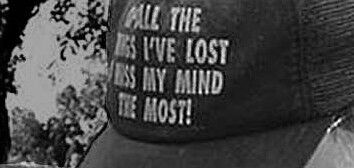
%> input picture Electronics_Images/97.jpg, 354 x 168 px
$ octave IdentifyLowPass.m   (GNU Octave 9; MATLAB toolbox functions it lacks are replaced by stand-ins)
%> lines starting %> are read from the running program, lines starting %| are printed output that depends on the picture
### paddedsize.m
function PQ = paddedsize(AB, CD, PARAM)
%PADDEDSIZE Computes padded sizes useful for FFT-based filtering.
%   PQ = PADDEDSIZE(AB), where AB is a two-element size vector,
%   computes the two-element size vector PQ = 2*AB.
%
%   PQ = PADDEDSIZE(AB, 'PWR2') computes the vector PQ such that
%   PQ(1) = PQ(2) = 2^nextpow2(2*m), where m is MAX(AB).
%
%   PQ = PADDEDSIZE(AB, CD), where AB and CD are two-element size
%   vectors, computes the two-element size vector PQ.  The elements
%   of PQ are the smallest even integers greater than or equal to
%   AB + CD -1.
%
%   PQ = PADDEDSIZE(AB, CD, 'PWR2') computes the vector PQ such that
%   PQ(1) = PQ(2) = 2^nextpow2(2*m), where m is MAX([AB CD]).

if nargin == 1
   PQ = 2*AB;
elseif nargin == 2 & ~ischar(CD)
   PQ = AB + CD - 1;
   PQ = 2 * ceil(PQ / 2);
elseif nargin == 2
   m = max(AB); % Maximum dimension.

   % Find power-of-2 at least twice m.
   P = 2^nextpow2(2*m);
   PQ = [P, P];
elseif nargin == 3
   m = max([AB CD]); %Maximum dimension.
   P = 2^nextpow2(2*m);
   PQ = [P, P];
else
   error('Wrong number of inputs.')
end

### dftuv.m
function [U, V] = dftuv(M, N)
%DFTUV Computes meshgrid frequency matrices.
%   [U, V] = DFTUV(M, N) computes meshgrid frequency matrices U and
%   V. U and V are useful for computing frequency-domain filter
%   functions that can be used with DFTFILT.  U and V are both M-by-N.

% Set up range of variables.
u = 0:(M-1);
v = 0:(N-1);

% Compute the indices for use in meshgrid
idx = find(u > M/2);
u(idx) = u(idx) - M;
idy = find(v > N/2);
v(idy) = v(idy) - N;

% Compute the meshgrid arrays
[V, U] = meshgrid(v, u);

### lpfilter.m
function H = lpfilter(type, M, N, D0, n)
%LPFILTER Computes frequency domain lowpass filters
%   H = LPFILTER(TYPE, M, N, D0, n) creates the transfer function of
%   a lowpass filter, H, of the specified TYPE and size (M-by-N).  To
%   view the filter as an image or mesh plot, it should be centered
%   using H = fftshift(H).
%
%   Valid values for TYPE, D0, and n are:
%
%   'ideal'    Ideal lowpass filter with cutoff frequency D0.  n need
%              not be supplied.  D0 must be positive
%
%   'btw'      Butterworth lowpass filter of order n, and cutoff D0.
%              The default value for n is 1.0.  D0 must be positive.
%
%   'gaussian' Gaussian lowpass filter with cutoff (standard deviation)
%              D0.  n need not be supplied.  D0 must be positive.

% Use function dftuv to set up the meshgrid arrays needed for
% computing the required distances.
[U, V] = dftuv(M, N);

% Compute the distances D(U, V).
D = sqrt(U.^2 + V.^2);

% Begin fiter computations.
switch type
case 'ideal'
   H = double(D <=D0);
case 'btw'
   if nargin == 4
      n = 1;
   end
   H = 1./(1 + (D./D0).^(2*n));
case 'gaussian'
   H = exp(-(D.^2)./(2*(D0^2)));
otherwise
   error('Unknown filter type.')
end

### IdentifyLowPass.m
image = imread('97.jpg');
%> image is the input picture: size 168x354x3 uint8; min 0, max 255, mean 69.4
image = rgb2gray(image);
%> image: size 168x354 uint8

PQ = paddedsize(size(image));
%> PQ = [336 708]
D0 = 0.05*PQ(1);
%> D0 = 16.8
H = lpfilter('btw', PQ(1), PQ(2), D0);
F=fft2(double(image),size(H,1),size(H,2));
LPimage = H.*F;
SpatialImage = real(ifft2(LPimage));
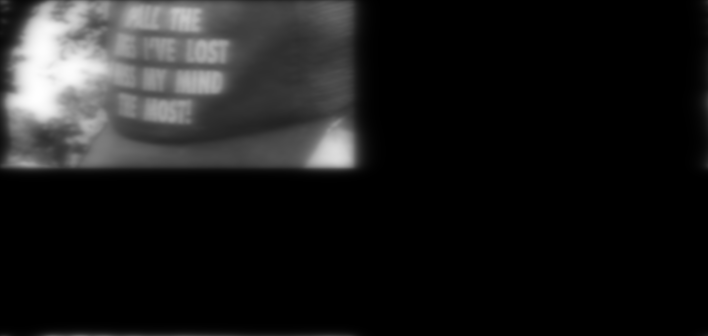
%> SpatialImage: size 336x708 double; min -0.000113, max 159.9, mean 17.4; drawn with min black and max white
SpatialImage = SpatialImage(1:size(image,1),1:size(image,2));
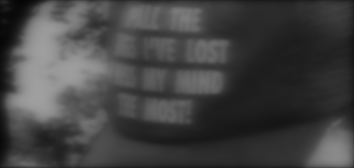
%> SpatialImage: size 168x354 double; min 5.7, max 159.9, mean 67.1

figure, imshow(SpatialImage,[])

Fc=fftshift(F);
Fcf=fftshift(LPimage);

S1=log(1+abs(Fc));
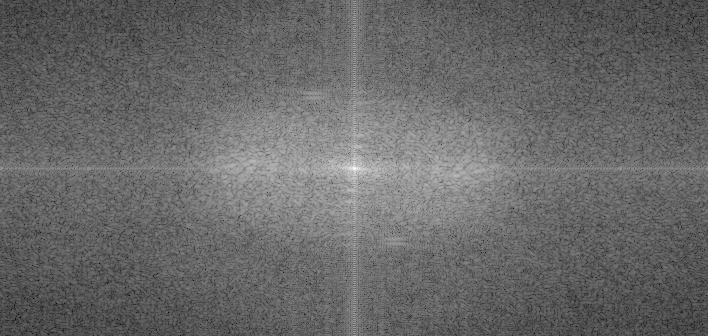
%> S1: size 336x708 double; min 1.9, max 15.23, mean 7.36; drawn with min black and max white
S2=log(1+abs(Fcf));
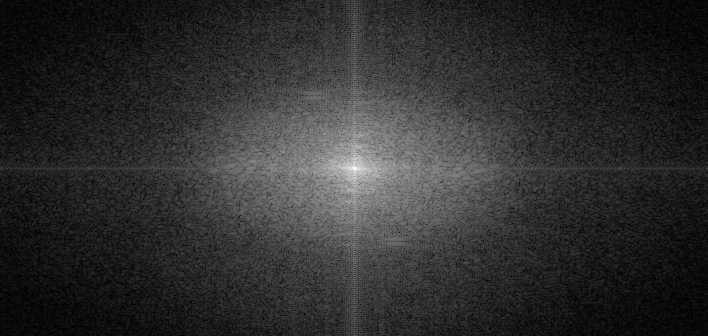
%> S2: size 336x708 double; min 0.0141, max 15.23, mean 2.79; drawn with min black and max white
figure, imshow(S1,[])
figure, imshow(S2,[])
